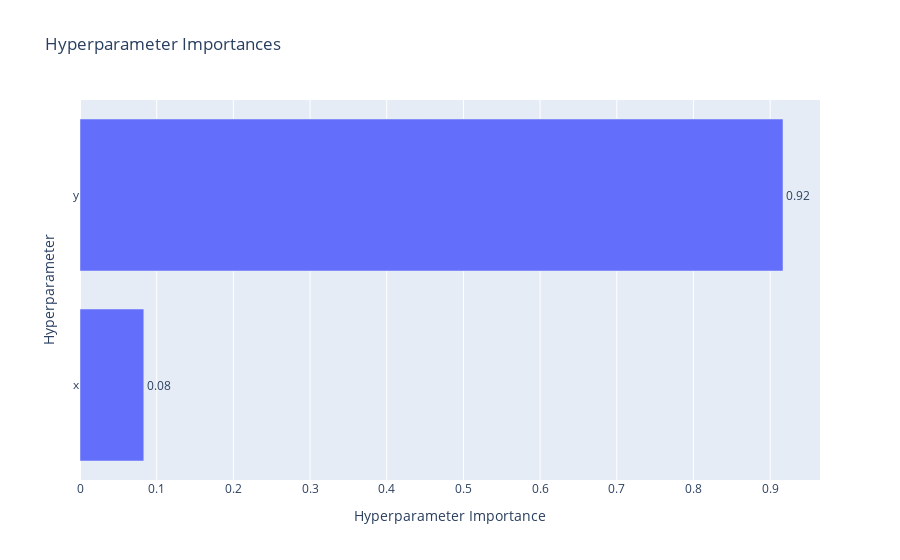

Here is the notebook cell this chart was saved with:
### Code cell
import optuna.visualization as vis

vis.plot_param_importances(study).show()

### Figure 1 — Plotly figure (JSON) as saved in the notebook; plotly's stock layout.template omitted (floating-point values rounded to 4 significant figures)
{"data": [{"cliponaxis": false, "hovertemplate": ["x (FloatDistribution): 0.08321753497766751<extra></extra>", "y (FloatDistribution): 0.9167824650223325<extra></extra>"], "name": "Objective Value", "orientation": "h", "text": ["0.08", "0.92"], "textposition": "outside", "type": "bar", "x": [0.08322, 0.9168], "y": ["x", "y"]}], "layout": {"title": {"text": "Hyperparameter Importances"}, "xaxis": {"title": {"text": "Hyperparameter Importance"}}, "yaxis": {"title": {"text": "Hyperparameter"}}}}
